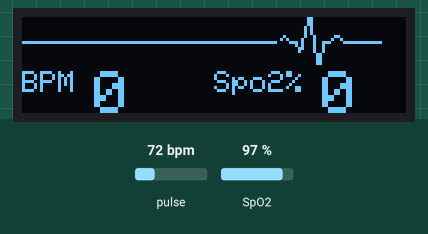
The sketch below on a simulated Arduino Uno, built with avr-gcc and run on an emulated ATmega328P. Shown: 128×32 one-colour display. The test bench sets the inputs (shaded band); at power-on: pulse 72 bpm, SpO2 97 %. What the sketch prints to the serial monitor is not drawn.

Above: at 3.3 s.
3.4 s: pulse set to 42 bpm
At 5.27 s:
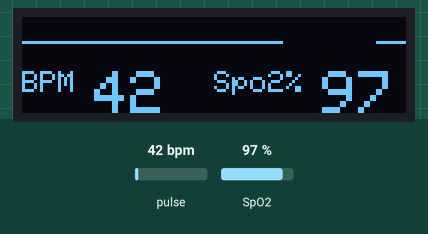
7.5 s: SpO2 set to 80 %
At 10.41 s:
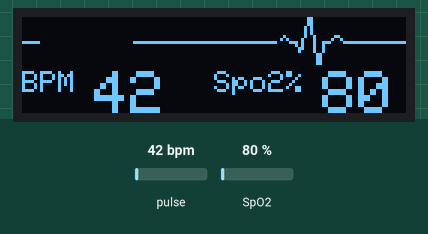
11.7 s: pulse set to 70 bpm
At 12.82 s:
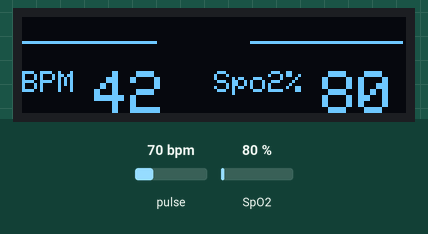
14.1 s: SpO2 set to 85 %
At 15.24 s:
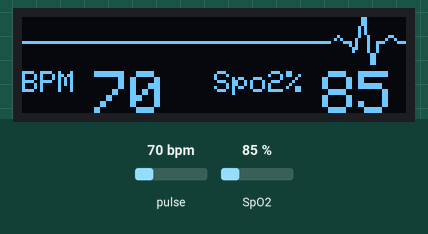
Timing chart, 0 to 17.1 s (numbered marks = the images above; inputs shaded):
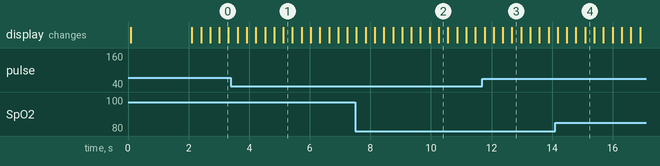

The sketch:

IDAS-PC_arduino-mini-pro_SSD1306_MAX30100_firmware_v1.ino
```cpp
/*************
Rajib Hasan
Mubasir
*************/

#include <Wire.h>
#include "MAX30100_PulseOximeter.h"
#include <Adafruit_GFX.h>
#include <Adafruit_SSD1306.h>
#define ENABLE_MAX30100 1
#define SCREEN_WIDTH 128 // OLED display width, in pixels
#define SCREEN_HEIGHT 64 //64 // OLED display height, in pixels
// Declaration for an SSD1306 display connected to I2C (SDA, SCL pins)
// The pins for I2C are defined by the Wire-library.
// On an arduino UNO:       A4(SDA), A5(SCL)
// On an arduino MEGA 2560: 20(SDA), 21(SCL)
// On an arduino LEONARDO:   2(SDA),  3(SCL), ...
#define OLED_RESET    4 // 4 // Reset pin # (or -1 if sharing Arduino reset pin)
#define SCREEN_ADDRESS 0x3C ///< See datasheet for Address; 0x3D for 128x64, 0x3C for 128x32
Adafruit_SSD1306 display(128, 32, &Wire, -1);

//Adafruit_SSD1306 display(SCREEN_WIDTH, SCREEN_HEIGHT, &Wire, OLED_RESET);
#if ENABLE_MAX30100
#define REPORTING_PERIOD_MS     5000
// PulseOximeter is the higher level interface to the sensor
// it offers:
//  * beat detection reporting
//  * heart rate calculation
//  * SpO2 (oxidation level) calculation
PulseOximeter pox;
#endif
uint32_t tsLastReport = 0;
int xPos = 0;
// Callback (registered below) fired when a pulse is detected
void onBeatDetected()
{
  Serial.println("Beat!");
  heart_beat(&xPos);
}
void setup()
{
  Serial.begin(115200);
  Serial.println("SSD1306 128x64 OLED TEST");
  // SSD1306_SWITCHCAPVCC = generate display voltage from 3.3V internally
  if (!display.begin(SSD1306_SWITCHCAPVCC, SCREEN_ADDRESS)) {
    Serial.println(F("SSD1306 allocation failed"));
    for (;;); // Don't proceed, loop forever
  }
  // Show initial display buffer contents on the screen --
  // the library initializes this with an Adafruit splash screen.
  //display.display();
  display.clearDisplay();
  display.setTextSize(1);
  display.setTextColor(WHITE);
  display.setCursor(20, 18);
  // Display static text
  display.print("Pulse OxiMeter");
  int temp1 = 0;
  int temp2 = 40;
  int temp3 = 80;
  heart_beat(&temp1);
  heart_beat(&temp2);
  heart_beat(&temp3);
  xPos = 0;
  display.display();
  delay(2000); // Pause for 2 seconds
  display.cp437(true);
  display.clearDisplay();
  Serial.print("Initializing pulse oximeter..");
#if ENABLE_MAX30100
  // Initialize the PulseOximeter instance
  // Failures are generally due to an improper I2C wiring, missing power supply
  // or wrong target chip
  if (!pox.begin()) {
    Serial.println("FAILED");
    for (;;);
  } else {
    Serial.println("SUCCESS");
  }
  // The default current for the IR LED is 50mA and it could be changed
  //   by uncommenting the following line. Check MAX30100_Registers.h for all the
  //   available options.
  pox.setIRLedCurrent(MAX30100_LED_CURR_7_6MA);
  // Register a callback for the beat detection
  pox.setOnBeatDetectedCallback(onBeatDetected);
  display_data(0, 0);
#endif
}
void loop()
{
#if ENABLE_MAX30100
  // Make sure to call update as fast as possible
  pox.update();
  int bpm = 0;
  int spo2 = 0;
  // Asynchronously dump heart rate and oxidation levels to the serial
  // For both, a value of 0 means "invalid"
  if (millis() - tsLastReport > REPORTING_PERIOD_MS) {
    //Serial.print("Heart rate:");
    bpm = pox.getHeartRate();
    spo2 = pox.getSpO2();
    Serial.println(bpm);
    //Serial.print("bpm / SpO2:");
    Serial.println(spo2);
    //Serial.println("%");
    tsLastReport = millis();
    display_data(bpm, spo2);
  }
#endif
  drawLine(&xPos);
}
void display_data(int bpm, int spo2) {

display.fillRect(0, 18, 127, 15, BLACK);
  //if(bpm ==0 && spo2==0){
 //    display.setTextSize(1);
 // display.setTextColor(WHITE);
  //display.setCursor(0, 18);
  // Display static text
 // display.print("Fingure Out");
  //}
  display.fillRect(0, 18, 127, 15, BLACK);
  display.setTextSize(1);
  display.setTextColor(WHITE);
  display.setCursor(0, 18);
  // Display static text
  display.print("BPM ");
  display.setTextSize(2);
  display.print(bpm);
  display.display();
  display.setTextSize(1);
  display.setTextColor(WHITE);
  display.setCursor(64, 18);
  // Display static text
  display.print("Spo2% ");
  display.setTextSize(2);
  display.println(spo2);
  display.display();
}
void drawLine(int *x_pos) {
  // Draw a single pixel in white
  display.drawPixel(*x_pos, 8, WHITE);
  display.drawPixel((*x_pos)++, 8, WHITE);
  display.drawPixel((*x_pos)++, 8, WHITE);
  display.drawPixel((*x_pos)++, 8, WHITE);
  display.drawPixel((*x_pos), 8, BLACK);  // -----
  //Serial.println(*x_pos);
  display.fillRect(*x_pos, 0, 31, 16, BLACK);
  display.display();
  //delay(1);
  if (*x_pos >= SCREEN_WIDTH) {
    *x_pos = 0;
  }
}
void heart_beat(int *x_pos) {
  /************************************************/
  //display.clearDisplay();
  display.fillRect(*x_pos, 0, 30, 15, BLACK);
  // Draw a single pixel in white
  display.drawPixel(*x_pos + 0, 8, WHITE);
  display.drawPixel(*x_pos + 1, 8, WHITE);
  display.drawPixel(*x_pos + 2, 8, WHITE);
  display.drawPixel(*x_pos + 3, 8, WHITE);
  display.drawPixel(*x_pos + 4, 8, BLACK); // -----
  //display.display();
  //delay(1);
  display.drawPixel(*x_pos + 5, 7, WHITE);
  display.drawPixel(*x_pos + 6, 6, WHITE);
  display.drawPixel(*x_pos + 7, 7, WHITE); // .~.
  //display.display();
  //delay(1);
  display.drawPixel(*x_pos + 8, 8, WHITE);
  display.drawPixel(*x_pos + 9, 8, WHITE); // --
  //display.display();
  //delay(1);
  /******************************************/
  display.drawPixel(*x_pos + 10, 8, WHITE);
  display.drawPixel(*x_pos + 10, 9, WHITE);
  display.drawPixel(*x_pos + 11, 10, WHITE);
  display.drawPixel(*x_pos + 11, 11, WHITE);
  //display.display();
  //delay(1);
  /******************************************/
  display.drawPixel(*x_pos + 12, 10, WHITE);
  display.drawPixel(*x_pos + 12, 9, WHITE);
  display.drawPixel(*x_pos + 12, 8, WHITE);
  display.drawPixel(*x_pos + 12, 7, WHITE);
  //display.display();
  //delay(1);
  display.drawPixel(*x_pos + 13, 6, WHITE);
  display.drawPixel(*x_pos + 13, 5, WHITE);
  display.drawPixel(*x_pos + 13, 4, WHITE);
  display.drawPixel(*x_pos + 13, 3, WHITE);
  //display.display();
  //delay(1);
  display.drawPixel(*x_pos + 14, 2, WHITE);
  display.drawPixel(*x_pos + 14, 1, WHITE);
  display.drawPixel(*x_pos + 14, 0, WHITE);
  display.drawPixel(*x_pos + 14, 0, WHITE);
  //display.display();
  //delay(1);
  /******************************************/
  display.drawPixel(*x_pos + 15, 0, WHITE);
  display.drawPixel(*x_pos + 15, 1, WHITE);
  display.drawPixel(*x_pos + 15, 2, WHITE);
  display.drawPixel(*x_pos + 15, 3, WHITE);
  //display.display();
  //delay(1);
  display.drawPixel(*x_pos + 15, 4, WHITE);
  display.drawPixel(*x_pos + 15, 5, WHITE);
  display.drawPixel(*x_pos + 16, 6, WHITE);
  display.drawPixel(*x_pos + 16, 7, WHITE);
  //display.display();
  //delay(1);
  display.drawPixel(*x_pos + 16, 8, WHITE);
  display.drawPixel(*x_pos + 16, 9, WHITE);
  display.drawPixel(*x_pos + 16, 10, WHITE);
  display.drawPixel(*x_pos + 16, 11, WHITE);
  //display.display();
  //delay(1);
  display.drawPixel(*x_pos + 17, 12, WHITE);
  display.drawPixel(*x_pos + 17, 13, WHITE);
  display.drawPixel(*x_pos + 17, 14, WHITE);
  display.drawPixel(*x_pos + 17, 15, WHITE);
  //display.display();
  //delay(1);
  display.drawPixel(*x_pos + 18, 15, WHITE);
  display.drawPixel(*x_pos + 18, 14, WHITE);
  display.drawPixel(*x_pos + 18, 13, WHITE);
  display.drawPixel(*x_pos + 18, 12, WHITE);
  //display.display();
  //delay(1);
  display.drawPixel(*x_pos + 19, 11, WHITE);
  display.drawPixel(*x_pos + 19, 10, WHITE);
  display.drawPixel(*x_pos + 19, 9, WHITE);
  display.drawPixel(*x_pos + 19, 8, WHITE);
  //display.display();
  //delay(1);
  /****************************************************/
  display.drawPixel(*x_pos + 20, 8, WHITE);
  display.drawPixel(*x_pos + 21, 8, WHITE);
  //display.display();
  //delay(1);
  /****************************************************/
  display.drawPixel(*x_pos + 22, 7, WHITE);
  display.drawPixel(*x_pos + 23, 6, WHITE);
  display.drawPixel(*x_pos + 24, 6, WHITE);
  display.drawPixel(*x_pos + 25, 7, WHITE);
  //display.display();
  //delay(1);
  /************************************************/
  display.drawPixel(*x_pos + 26, 8, WHITE);
  display.drawPixel(*x_pos + 27, 8, WHITE);
  display.drawPixel(*x_pos + 28, 8, WHITE);
  display.drawPixel(*x_pos + 29, 8, WHITE);
  display.drawPixel(*x_pos + 30, 8, WHITE); // -----
  *x_pos = *x_pos + 30;
  display.display();
  delay(1);
}
```
